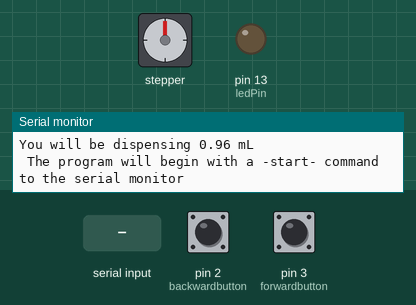
Simulated run of this sketch. Board: Arduino Uno, built with avr-gcc and run on an emulated ATmega328P. On the bench: stepper motor, output pins drawn as LEDs (lit = HIGH), the last lines printed to the serial monitor. The inputs (shaded band) are chosen by the test bench; at power-on: pin 2 (backwardbutton) LOW, pin 3 (forwardbutton) LOW. Stepper angles assume 180 steps per turn; pins used as bus, display or sensor lines are not drawn.

Above: at 1.2 s.
1.3 s: "start" received over Serial
At 2.06 s:
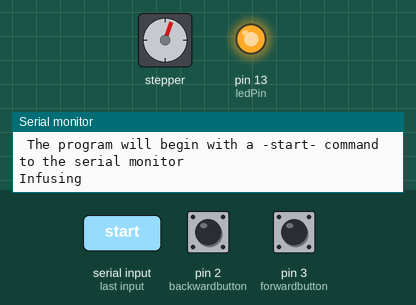
At 16.7 s:
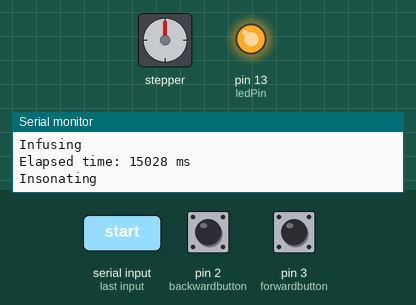
Timing chart, 0 to 42.9 s (numbered marks = the images above; inputs shaded):
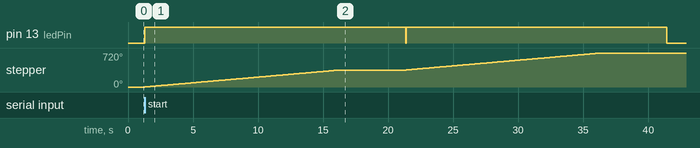

Measured:
- after the input at 1.3 s, pin 13 (ledPin): alternates HIGH for 20.0 s and LOW for 0.05 s, starting at once; stepper: turns 360° clockwise in 14.9 s, then 360° clockwise in 14.9 s

The sketch:

MLADispenserCommunication.ino
```cpp
#include <Stepper.h>  // Includes the stepper library, Arduino provided


unsigned long startTime;    // variable to store the start time
unsigned long endTime;      // variable to store the end time
unsigned long elapsedTime;  // variable to store the elapsed time

unsigned long startInso;  // variable to store the start time
unsigned long endInso;    // variable to store the end time
unsigned long InsoTime;   // variable to store the elapsed time


#define START "start"
#define STOP "stop"
#define RESET "reset"
#define tpoTrigger 12
#define pi 3.141592653589


// Pump Parameters to Change
float volumerate = 1.91581;    //// mL/min
float Tbolus = .25;      /// min
int num_iterations = 2;  // Number of cycles to do
float diameter = 26.0;   //// Syringe plunger diameter (mm)
int Insocycles = 500;    /// Insonation iterations to acheive 5 seconds of Insonation

// Syringe Area Calculation
float radius = diameter / 2.0;
float Area = pi * radius * radius;  //(mm^2)

// Conver from mL/min to mm^3/min
float Newrate = 1000 * volumerate;  // Flowrate now in mm^3/min

// Calculate the velocity input for the stepper.
float V = Newrate / Area;  // velocity in mm/min
int Vnew = round(V);

// change this to fit the number of steps per revolution, property of the stepper motor
const int stepsPerRevolution = 200;

// Calculate the steps travels to acheive the correct flow rate
float travelstep = V * Tbolus * stepsPerRevolution;
const int travelsteps = round(travelstep);  // round to nearest whole integer, stepper command takes integers

// Calculate the volume that will be dispensed
float Tvolume = Area * V * Tbolus * num_iterations / 1000;  //(mL)

// initialize the stepper library on pins 4 through 7:
Stepper myStepper(travelsteps, 4, 5, 6, 7);

// String to store incoming serial data
String inputString = "";

// Define the iteration value to acheive the desired num_iteration, but serial monitor output will start count from 1
int num_iterations1 = num_iterations + 1;

// Pin number of the LED
const int ledPin = 13;

//setting up the forward and backward pin
int forwardbutton = 3;
int backwardbutton = 2;
int forwardstate;
int backwardstate;


void setup() {
  pinMode(ledPin, OUTPUT);  // Set the LED pin to output mode
  pinMode(tpoTrigger, OUTPUT);

  pinMode(forwardbutton, INPUT);
  pinMode(backwardbutton, INPUT);
  digitalWrite(forwardbutton, LOW);
  digitalWrite(backwardbutton, LOW);

  // initialize the serial port:
  Serial.begin(9600);

  // The portion of code that sets up the serial monitor to begin program.
  Serial.print("You will be dispensing ");
  Serial.print(Tvolume);
  Serial.println(" mL");

  Serial.println(" The program will begin with a -start- command to the serial monitor");
}


void loop() {
  while (Serial.available() > 0) {
    // Read incoming serial data and append to inputString
    char incomingChar = Serial.read();
    inputString += incomingChar;
  }
  /////// This part is to move the pump F or B with the buttons ////////
  // Setting a variable to read the value of the button through a digital pin
  forwardstate = digitalRead(forwardbutton);
  backwardstate = digitalRead(backwardbutton);

  // Checking if the button is pressed
  if (forwardstate == HIGH) {
    Serial.println("MovingForward");
    myStepper.setSpeed(60);  // Set the speed of the stepper , RPM
    myStepper.step(10);      // Stepper motor on
  } else if (backwardstate == HIGH) {
    Serial.println("MovingBackwards");
    myStepper.setSpeed(60);  // Set the speed of the stepper , RPM
    myStepper.step(-10);     // Stepper motor on
  }

  ////////// Section for the Dispensing Routines /////////

  if (inputString.indexOf("start") != -1) {
    // Set the speed of the stepper , RPM
    myStepper.setSpeed(Vnew);
    for (int j = 1; j < num_iterations1; ++j) {

      // Infusing Scheme
      Serial.println("Infusing");
      digitalWrite(ledPin, HIGH);

      startTime = millis();        // store the start time
      myStepper.step(travelstep);  // Stepper motor on
      endTime = millis();          // store the end time

      elapsedTime = endTime - startTime;  // calculate the elapsed time


      // Prints bolus placement time to Serial Monitor
      Serial.print("Elapsed time: ");
      Serial.print(elapsedTime);
      Serial.println(" ms");

      Serial.println("Insonating");
      startInso = millis();
      // Sets 5 Seconds of insonation at 10 microsecond intervals
      for (int a = 0; a < Insocycles; ++a) {
        digitalWrite(tpoTrigger, HIGH);
        delay(10);
        digitalWrite(tpoTrigger, LOW);
      }

      endInso = millis();              // store the end time
      InsoTime = endInso - startInso;  // calculate the elapsed time

      // Prints insonation time to Serial Monitor
      Serial.print("Elapsed time: ");
      Serial.print(InsoTime);
      Serial.println(" ms");

      digitalWrite(ledPin, LOW);
      delay(50);  // Turn on the LED

      Serial.print("Iteration:");
      Serial.println(j);
    }
    inputString = "";  // Clear the input string

  } else if (inputString.indexOf("stop") != -1) {
    // step one revolution in the other direction:
    Serial.println("Program Ended, Reset Arduino but pushing button on board.");
    while (1) {
    }
    inputString = "";  // Clear the input string
  }

  else if (inputString.indexOf("stop") != -1) {
  }
}
```
